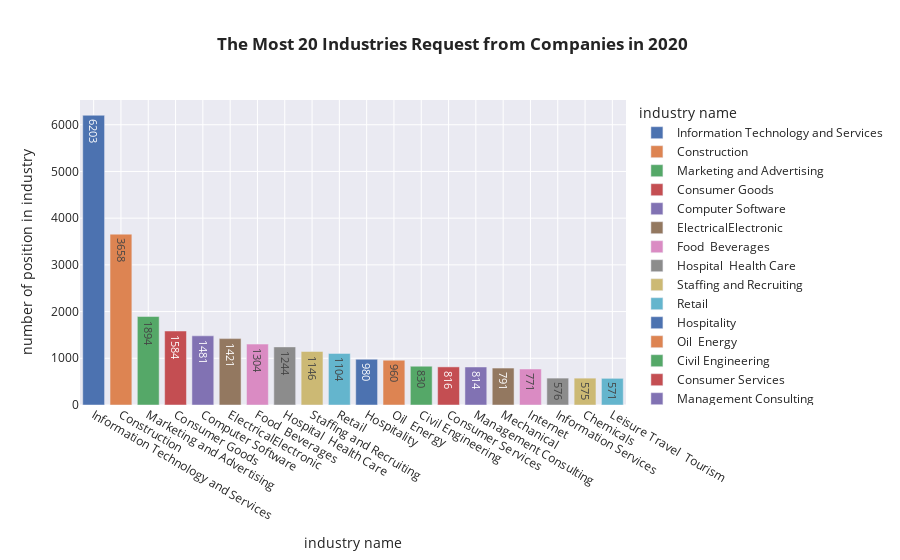

Notebook source saved alongside this figure:
### Markdown cell above
### 4th plot || The Most 20 Industries Request from Companies in 2020 
#### This plot gives insight into the  20 most wanted industries in the labor market during 2020. It is not surprising that we see that the field of information technology and services takes the first place, as Saudi Arabia has taken an interest in technological progress, and we have all noticed that this industry has flourished more since the emergence of the Covid-19 pandemic. Then next is the Construction, which reflects the cultural renaissance and urban development that the Kingdom aspires to achieve in achieving Vision 2030.

### Code cell
industry=df['industry_cat'].value_counts().head(20)

fig=px.bar(industry,x=industry.index,
           y=industry.values,
           color=industry.index,
           text=industry.values,
           labels={'index':'industry name','y':'number of position in industry','text':'count'},
           template='seaborn',
           title='<b> The Most 20 Industries Request from Companies in 2020')

fig.show()

### Figure 1 — Plotly figure (JSON) as saved in the notebook; plotly's stock layout.template omitted (floating-point values rounded to 4 significant figures)
{"data": [{"alignmentgroup": "True", "hovertemplate": "industry name=%{x}<br>number of position in industry=%{y}<br>count=%{text}<extra></extra>", "legendgroup": "Information Technology and Services", "marker": {"color": "rgb(76,114,176)", "pattern": {"shape": ""}}, "name": "Information Technology and Services", "offsetgroup": "Information Technology and Services", "orientation": "v", "showlegend": true, "text": [6203], "textposition": "auto", "type": "bar", "x": ["Information Technology and Services"], "xaxis": "x", "y": [6203], "yaxis": "y"}, {"alignmentgroup": "True", "hovertemplate": "industry name=%{x}<br>number of position in industry=%{y}<br>count=%{text}<extra></extra>", "legendgroup": "Construction", "marker": {"color": "rgb(221,132,82)", "pattern": {"shape": ""}}, "name": "Construction", "offsetgroup": "Construction", "orientation": "v", "showlegend": true, "text": [3658], "textposition": "auto", "type": "bar", "x": ["Construction"], "xaxis": "x", "y": [3658], "yaxis": "y"}, {"alignmentgroup": "True", "hovertemplate": "industry name=%{x}<br>number of position in industry=%{y}<br>count=%{text}<extra></extra>", "legendgroup": "Marketing and Advertising", "marker": {"color": "rgb(85,168,104)", "pattern": {"shape": ""}}, "name": "Marketing and Advertising", "offsetgroup": "Marketing and Advertising", "orientation": "v", "showlegend": true, "text": [1894], "textposition": "auto", "type": "bar", "x": ["Marketing and Advertising"], "xaxis": "x", "y": [1894], "yaxis": "y"}, {"alignmentgroup": "True", "hovertemplate": "industry name=%{x}<br>number of position in industry=%{y}<br>count=%{text}<extra></extra>", "legendgroup": "Consumer Goods", "marker": {"color": "rgb(196,78,82)", "pattern": {"shape": ""}}, "name": "Consumer Goods", "offsetgroup": "Consumer Goods", "orientation": "v", "showlegend": true, "text": [1584], "textposition": "auto", "type": "bar", "x": ["Consumer Goods"], "xaxis": "x", "y": [1584], "yaxis": "y"}, {"alignmentgroup": "True", "hovertemplate": "industry name=%{x}<br>number of position in industry=%{y}<br>count=%{text}<extra></extra>", "legendgroup": "Computer Software", "marker": {"color": "rgb(129,114,179)", "pattern": {"shape": ""}}, "name": "Computer Software", "offsetgroup": "Computer Software", "orientation": "v", "showlegend": true, "text": [1481], "textposition": "auto", "type": "bar", "x": ["Computer Software"], "xaxis": "x", "y": [1481], "yaxis": "y"}, {"alignmentgroup": "True", "hovertemplate": "industry name=%{x}<br>number of position in industry=%{y}<br>count=%{text}<extra></extra>", "legendgroup": "ElectricalElectronic", "marker": {"color": "rgb(147,120,96)", "pattern": {"shape": ""}}, "name": "ElectricalElectronic", "offsetgroup": "ElectricalElectronic", "orientation": "v", "showlegend": true, "text": [1421], "textposition": "auto", "type": "bar", "x": ["ElectricalElectronic"], "xaxis": "x", "y": [1421], "yaxis": "y"}, {"alignmentgroup": "True", "hovertemplate": "industry name=%{x}<br>number of position in industry=%{y}<br>count=%{text}<extra></extra>", "legendgroup": "Food  Beverages", "marker": {"color": "rgb(218,139,195)", "pattern": {"shape": ""}}, "name": "Food  Beverages", "offsetgroup": "Food  Beverages", "orientation": "v", "showlegend": true, "text": [1304], "textposition": "auto", "type": "bar", "x": ["Food  Beverages"], "xaxis": "x", "y": [1304], "yaxis": "y"}, {"alignmentgroup": "True", "hovertemplate": "industry name=%{x}<br>number of position in industry=%{y}<br>count=%{text}<extra></extra>", "legendgroup": "Hospital  Health Care", "marker": {"color": "rgb(140,140,140)", "pattern": {"shape": ""}}, "name": "Hospital  Health Care", "offsetgroup": "Hospital  Health Care", "orientation": "v", "showlegend": true, "text": [1244], "textposition": "auto", "type": "bar", "x": ["Hospital  Health Care"], "xaxis": "x", "y": [1244], "yaxis": "y"}, {"alignmentgroup": "True", "hovertemplate": "industry name=%{x}<br>number of position in industry=%{y}<br>count=%{text}<extra></extra>", "legendgroup": "Staffing and Recruiting", "marker": {"color": "rgb(204,185,116)", "pattern": {"shape": ""}}, "name": "Staffing and Recruiting", "offsetgroup": "Staffing and Recruiting", "orientation": "v", "showlegend": true, "text": [1146], "textposition": "auto", "type": "bar", "x": ["Staffing and Recruiting"], "xaxis": "x", "y": [1146], "yaxis": "y"}, {"alignmentgroup": "True", "hovertemplate": "industry name=%{x}<br>number of position in industry=%{y}<br>count=%{text}<extra></extra>", "legendgroup": "Retail", "marker": {"color": "rgb(100,181,205)", "pattern": {"shape": ""}}, "name": "Retail", "offsetgroup": "Retail", "orientation": "v", "showlegend": true, "text": [1104], "textposition": "auto", "type": "bar", "x": ["Retail"], "xaxis": "x", "y": [1104], "yaxis": "y"}, {"alignmentgroup": "True", "hovertemplate": "industry name=%{x}<br>number of position in industry=%{y}<br>count=%{text}<extra></extra>", "legendgroup": "Hospitality", "marker": {"color": "rgb(76,114,176)", "pattern": {"shape": ""}}, "name": "Hospitality", "offsetgroup": "Hospitality", "orientation": "v", "showlegend": true, "text": [980], "textposition": "auto", "type": "bar", "x": ["Hospitality"], "xaxis": "x", "y": [980], "yaxis": "y"}, {"alignmentgroup": "True", "hovertemplate": "industry name=%{x}<br>number of position in industry=%{y}<br>count=%{text}<extra></extra>", "legendgroup": "Oil  Energy", "marker": {"color": "rgb(221,132,82)", "pattern": {"shape": ""}}, "name": "Oil  Energy", "offsetgroup": "Oil  Energy", "orientation": "v", "showlegend": true, "text": [960], "textposition": "auto", "type": "bar", "x": ["Oil  Energy"], "xaxis": "x", "y": [960], "yaxis": "y"}, {"alignmentgroup": "True", "hovertemplate": "industry name=%{x}<br>number of position in industry=%{y}<br>count=%{text}<extra></extra>", "legendgroup": "Civil Engineering", "marker": {"color": "rgb(85,168,104)", "pattern": {"shape": ""}}, "name": "Civil Engineering", "offsetgroup": "Civil Engineering", "orientation": "v", "showlegend": true, "text": [830], "textposition": "auto", "type": "bar", "x": ["Civil Engineering"], "xaxis": "x", "y": [830], "yaxis": "y"}, {"alignmentgroup": "True", "hovertemplate": "industry name=%{x}<br>number of position in industry=%{y}<br>count=%{text}<extra></extra>", "legendgroup": "Consumer Services", "marker": {"color": "rgb(196,78,82)", "pattern": {"shape": ""}}, "name": "Consumer Services", "offsetgroup": "Consumer Services", "orientation": "v", "showlegend": true, "text": [816], "textposition": "auto", "type": "bar", "x": ["Consumer Services"], "xaxis": "x", "y": [816], "yaxis": "y"}, {"alignmentgroup": "True", "hovertemplate": "industry name=%{x}<br>number of position in industry=%{y}<br>count=%{text}<extra></extra>", "legendgroup": "Management Consulting", "marker": {"color": "rgb(129,114,179)", "pattern": {"shape": ""}}, "name": "Management Consulting", "offsetgroup": "Management Consulting", "orientation": "v", "showlegend": true, "text": [814], "textposition": "auto", "type": "bar", "x": ["Management Consulting"], "xaxis": "x", "y": [814], "yaxis": "y"}, {"alignmentgroup": "True", "hovertemplate": "industry name=%{x}<br>number of position in industry=%{y}<br>count=%{text}<extra></extra>", "legendgroup": "Mechanical", "marker": {"color": "rgb(147,120,96)", "pattern": {"shape": ""}}, "name": "Mechanical", "offsetgroup": "Mechanical", "orientation": "v", "showlegend": true, "text": [791], "textposition": "auto", "type": "bar", "x": ["Mechanical"], "xaxis": "x", "y": [791], "yaxis": "y"}, {"alignmentgroup": "True", "hovertemplate": "industry name=%{x}<br>number of position in industry=%{y}<br>count=%{text}<extra></extra>", "legendgroup": "Internet", "marker": {"color": "rgb(218,139,195)", "pattern": {"shape": ""}}, "name": "Internet", "offsetgroup": "Internet", "orientation": "v", "showlegend": true, "text": [771], "textposition": "auto", "type": "bar", "x": ["Internet"], "xaxis": "x", "y": [771], "yaxis": "y"}, {"alignmentgroup": "True", "hovertemplate": "industry name=%{x}<br>number of position in industry=%{y}<br>count=%{text}<extra></extra>", "legendgroup": "Information Services", "marker": {"color": "rgb(140,140,140)", "pattern": {"shape": ""}}, "name": "Information Services", "offsetgroup": "Information Services", "orientation": "v", "showlegend": true, "text": [576], "textposition": "auto", "type": "bar", "x": ["Information Services"], "xaxis": "x", "y": [576], "yaxis": "y"}, {"alignmentgroup": "True", "hovertemplate": "industry name=%{x}<br>number of position in industry=%{y}<br>count=%{text}<extra></extra>", "legendgroup": "Chemicals", "marker": {"color": "rgb(204,185,116)", "pattern": {"shape": ""}}, "name": "Chemicals", "offsetgroup": "Chemicals", "orientation": "v", "showlegend": true, "text": [575], "textposition": "auto", "type": "bar", "x": ["Chemicals"], "xaxis": "x", "y": [575], "yaxis": "y"}, {"alignmentgroup": "True", "hovertemplate": "industry name=%{x}<br>number of position in industry=%{y}<br>count=%{text}<extra></extra>", "legendgroup": "Leisure Travel  Tourism", "marker": {"color": "rgb(100,181,205)", "pattern": {"shape": ""}}, "name": "Leisure Travel  Tourism", "offsetgroup": "Leisure Travel  Tourism", "orientation": "v", "showlegend": true, "text": [571], "textposition": "auto", "type": "bar", "x": ["Leisure Travel  Tourism"], "xaxis": "x", "y": [571], "yaxis": "y"}], "layout": {"barmode": "relative", "legend": {"title": {"text": "industry name"}, "tracegroupgap": 0}, "title": {"text": "<b> The Most 20 Industries Request from Companies in 2020"}, "xaxis": {"anchor": "y", "categoryarray": ["Information Technology and Services", "Construction", "Marketing and Advertising", "Consumer Goods", "Computer Software", "ElectricalElectronic", "Food  Beverages", "Hospital  Health Care", "Staffing and Recruiting", "Retail", "Hospitality", "Oil  Energy", "Civil Engineering", "Consumer Services", "Management Consulting", "Mechanical", "Internet", "Information Services", "Chemicals", "Leisure Travel  Tourism"], "categoryorder": "array", "domain": [0, 1], "title": {"text": "industry name"}}, "yaxis": {"anchor": "x", "domain": [0, 1], "title": {"text": "number of position in industry"}}}}
